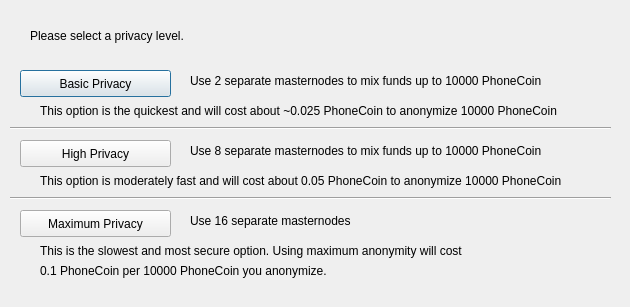
<?xml version="1.0" encoding="UTF-8"?>
<ui version="4.0">
 <class>ObfuscationConfig</class>
 <widget class="QDialog" name="ObfuscationConfig">
  <property name="geometry">
   <rect>
    <x>0</x>
    <y>0</y>
    <width>630</width>
    <height>307</height>
   </rect>
  </property>
  <property name="windowTitle">
   <string>Configure Obfuscation</string>
  </property>
  <widget class="QPushButton" name="buttonBasic">
   <property name="geometry">
    <rect>
     <x>20</x>
     <y>70</y>
     <width>151</width>
     <height>27</height>
    </rect>
   </property>
   <property name="text">
    <string>Basic Privacy</string>
   </property>
  </widget>
  <widget class="QPushButton" name="buttonHigh">
   <property name="geometry">
    <rect>
     <x>20</x>
     <y>140</y>
     <width>151</width>
     <height>27</height>
    </rect>
   </property>
   <property name="text">
    <string>High Privacy</string>
   </property>
  </widget>
  <widget class="QPushButton" name="buttonMax">
   <property name="geometry">
    <rect>
     <x>20</x>
     <y>210</y>
     <width>151</width>
     <height>27</height>
    </rect>
   </property>
   <property name="text">
    <string>Maximum Privacy</string>
   </property>
  </widget>
  <widget class="QLabel" name="label">
   <property name="geometry">
    <rect>
     <x>30</x>
     <y>20</y>
     <width>571</width>
     <height>31</height>
    </rect>
   </property>
   <property name="text">
    <string>Please select a privacy level.</string>
   </property>
  </widget>
  <widget class="QLabel" name="label_2">
   <property name="geometry">
    <rect>
     <x>190</x>
     <y>70</y>
     <width>421</width>
     <height>21</height>
    </rect>
   </property>
   <property name="text">
    <string>Use 2 separate masternodes to mix funds up to 10000 PhoneCoin</string>
   </property>
  </widget>
  <widget class="QLabel" name="label_3">
   <property name="geometry">
    <rect>
     <x>190</x>
     <y>140</y>
     <width>411</width>
     <height>21</height>
    </rect>
   </property>
   <property name="text">
    <string>Use 8 separate masternodes to mix funds up to 10000 PhoneCoin</string>
   </property>
  </widget>
  <widget class="QLabel" name="label_4">
   <property name="geometry">
    <rect>
     <x>190</x>
     <y>210</y>
     <width>421</width>
     <height>21</height>
    </rect>
   </property>
   <property name="text">
    <string>Use 16 separate masternodes</string>
   </property>
  </widget>
  <widget class="QLabel" name="label_6">
   <property name="geometry">
    <rect>
     <x>40</x>
     <y>100</y>
     <width>561</width>
     <height>21</height>
    </rect>
   </property>
   <property name="text">
    <string>This option is the quickest and will cost about ~0.025 PhoneCoin to anonymize 10000 PhoneCoin</string>
   </property>
  </widget>
  <widget class="QLabel" name="label_7">
   <property name="geometry">
    <rect>
     <x>40</x>
     <y>170</y>
     <width>561</width>
     <height>21</height>
    </rect>
   </property>
   <property name="text">
    <string>This option is moderately fast and will cost about 0.05 PhoneCoin to anonymize 10000 PhoneCoin</string>
   </property>
  </widget>
  <widget class="QLabel" name="label_8">
   <property name="geometry">
    <rect>
     <x>40</x>
     <y>240</y>
     <width>561</width>
     <height>21</height>
    </rect>
   </property>
   <property name="text">
    <string>This is the slowest and most secure option. Using maximum anonymity will cost</string>
   </property>
  </widget>
  <widget class="QLabel" name="label_9">
   <property name="geometry">
    <rect>
     <x>40</x>
     <y>260</y>
     <width>561</width>
     <height>21</height>
    </rect>
   </property>
   <property name="text">
    <string>0.1 PhoneCoin per 10000 PhoneCoin you anonymize.</string>
   </property>
  </widget>
  <widget class="Line" name="line">
   <property name="geometry">
    <rect>
     <x>10</x>
     <y>120</y>
     <width>601</width>
     <height>16</height>
    </rect>
   </property>
   <property name="orientation">
    <enum>Qt::Horizontal</enum>
   </property>
  </widget>
  <widget class="Line" name="line_2">
   <property name="geometry">
    <rect>
     <x>10</x>
     <y>190</y>
     <width>601</width>
     <height>16</height>
    </rect>
   </property>
   <property name="orientation">
    <enum>Qt::Horizontal</enum>
   </property>
  </widget>
 </widget>
 <resources/>
 <connections/>
</ui>
